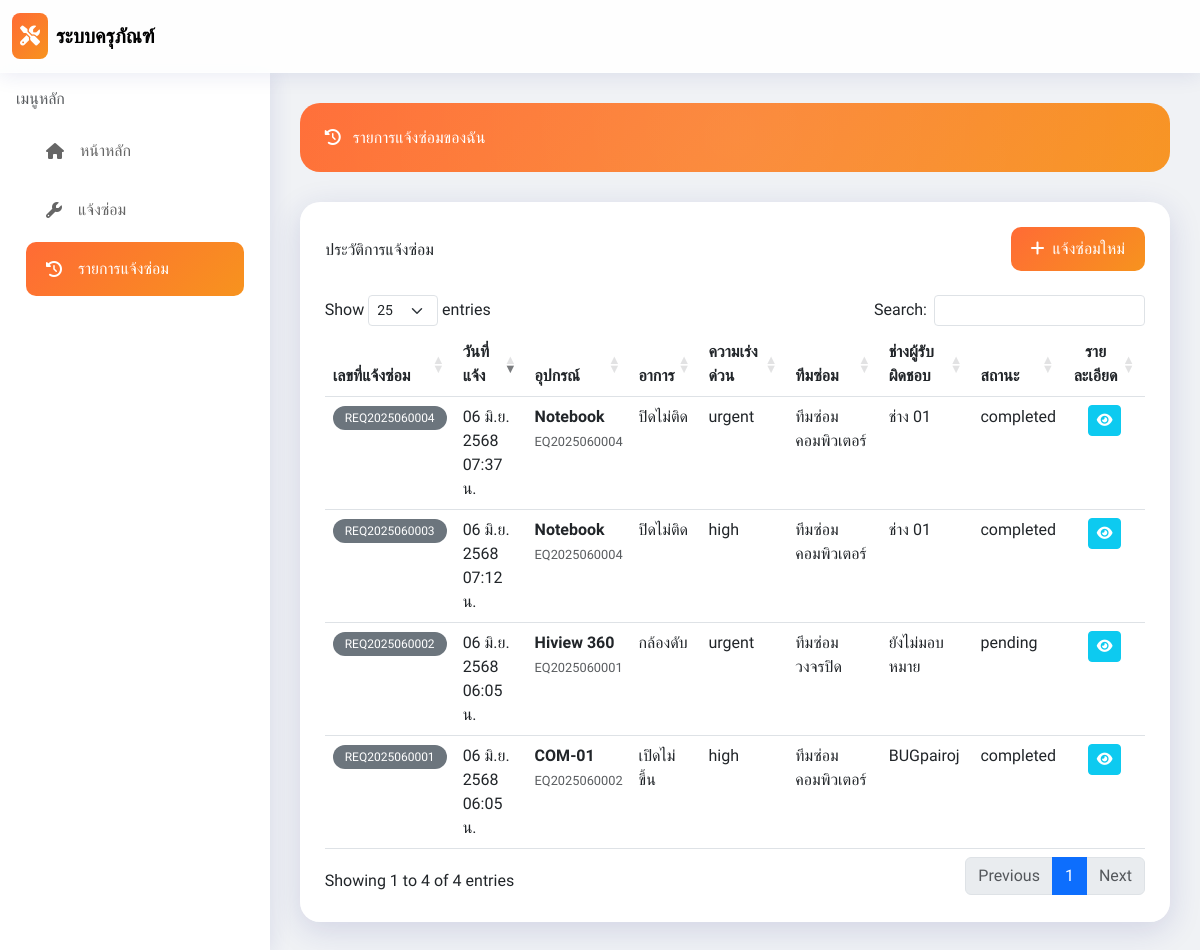
Screenshot of /my_repairs.php (signed in) with the database file from the repository.
### tables this page shows
CREATE TABLE `repair_requests` (
  `id` int(11) NOT NULL,
  `request_code` varchar(50) NOT NULL,
  `equipment_id` int(11) DEFAULT NULL,
  `user_id` int(11) DEFAULT NULL,
  `maintenance_team_id` int(11) DEFAULT NULL,
  `technician_id` int(11) DEFAULT NULL,
  `problem_description` text NOT NULL,
  `urgency` enum('low','medium','high','urgent') DEFAULT 'medium',
  `status` enum('pending','assigned','in_progress','completed','cancelled') DEFAULT 'pending',
  `repair_start_date` datetime DEFAULT NULL,
  `repair_end_date` datetime DEFAULT NULL,
  `solution` text DEFAULT NULL,
  `notes` text DEFAULT NULL,
  `created_at` timestamp NOT NULL DEFAULT current_timestamp(),
  `updated_at` timestamp NOT NULL DEFAULT current_timestamp() ON UPDATE current_timestamp()
);

CREATE TABLE `equipment` (
  `id` int(11) NOT NULL,
  `code` varchar(100) NOT NULL,
  `name` varchar(255) NOT NULL,
  `category_id` int(11) DEFAULT NULL,
  `department_id` int(11) DEFAULT NULL,
  `brand` varchar(255) DEFAULT NULL,
  `model` varchar(255) DEFAULT NULL,
  `serial_number` varchar(255) DEFAULT NULL,
  `purchase_date` date DEFAULT NULL,
  `warranty_expire` date DEFAULT NULL,
  `status` enum('normal','repairing','damaged','retired') DEFAULT 'normal',
  `location` varchar(255) DEFAULT NULL,
  `description` text DEFAULT NULL,
  `created_at` timestamp NOT NULL DEFAULT current_timestamp(),
  `updated_at` timestamp NOT NULL DEFAULT current_timestamp() ON UPDATE current_timestamp()
);

CREATE TABLE `maintenance_teams` (
  `id` int(11) NOT NULL,
  `name` varchar(255) NOT NULL,
  `description` text DEFAULT NULL,
  `created_at` timestamp NOT NULL DEFAULT current_timestamp(),
  `updated_at` timestamp NOT NULL DEFAULT current_timestamp() ON UPDATE current_timestamp()
);

CREATE TABLE `users` (
  `id` int(11) NOT NULL,
  `username` varchar(100) NOT NULL,
  `password` varchar(255) NOT NULL,
  `fullname` varchar(255) NOT NULL,
  `email` varchar(255) DEFAULT NULL,
  `phone` varchar(20) DEFAULT NULL,
  `role` enum('admin','user','technician') NOT NULL,
  `department_id` int(11) DEFAULT NULL,
  `maintenance_team_id` int(11) DEFAULT NULL,
  `is_active` tinyint(1) DEFAULT 1,
  `created_at` timestamp NOT NULL DEFAULT current_timestamp(),
  `updated_at` timestamp NOT NULL DEFAULT current_timestamp() ON UPDATE current_timestamp()
);

### config/database.php (called while the page is built, shortened)
<?php
function formatDateThai($date) {
    $thai_months = array(
        1 => 'ม.ค.', 2 => 'ก.พ.', 3 => 'มี.ค.', 4 => 'เม.ย.',
        5 => 'พ.ค.', 6 => 'มิ.ย.', 7 => 'ก.ค.', 8 => 'ส.ค.',
        9 => 'ก.ย.', 10 => 'ต.ค.', 11 => 'พ.ย.', 12 => 'ธ.ค.'
    );
    $timestamp = strtotime($date);
    $day = date('d', $timestamp);
    $month = (int)date('m', $timestamp);
    $year = date('Y', $timestamp) + 543;
    $time = date('H:i', $timestamp);
    if ($time == '00:00') {
        return $day . ' ' . $thai_months[$month] . ' ' . $year;
    } else {
        return $day . ' ' . $thai_months[$month] . ' ' . $year . ' ' . $time . ' น.';
    }
}
function getStatusBadge($status) {
    $badges = array(
        'normal' => '<span class="badge bg-success">ปกติ</span>',
        'repairing' => '<span class="badge bg-warning">กำลังซ่อม</span>',
        'damaged' => '<span class="badge bg-danger">ชำรุด</span>',
        'retired' => '<span class="badge bg-secondary">เลิกใช้งาน</span>',
        'pending' => '<span class="badge bg-info">รอดำเนินการ</span>',
        'assigned' => '<span class="badge bg-primary">มอบหมายแล้ว</span>',
        'in_progress' => '<span class="badge bg-warning">กำลังซ่อม</span>',
        'completed' => '<span class="badge bg-success">เสร็จสิ้น</span>',
        'cancelled' => '<span class="badge bg-danger">ยกเลิก</span>'
    );
    return isset($badges[$status]) ? $badges[$status] : $status;
}
function getUrgencyBadge($urgency) {
    $badges = array(
        'low' => '<span class="badge bg-success">ต่ำ</span>',
        'medium' => '<span class="badge bg-warning">ปานกลาง</span>',
        'high' => '<span class="badge bg-danger">สูง</span>',
        'urgent' => '<span class="badge bg-danger">เร่งด่วน</span>'
    );
    return isset($badges[$urgency]) ? $badges[$urgency] : $urgency;
}
?>

### my_repairs.php (the view, shortened to what this page needs)
<?php
require_once 'config/database.php';
$conn = connectDB();
$user_id = $_SESSION['user_id'];
$sql = "SELECT r.*, e.name as equipment_name, e.code as equipment_code,
        mt.name as team_name, t.fullname as technician_name
        FROM repair_requests r
        LEFT JOIN equipment e ON r.equipment_id = e.id
        LEFT JOIN maintenance_teams mt ON r.maintenance_team_id = mt.id
        LEFT JOIN users t ON r.technician_id = t.id
        WHERE r.user_id = $user_id
        ORDER BY r.created_at DESC";
$result = mysqli_query($conn, $sql);
?>
<!DOCTYPE html>
<html lang="th">
<head>
    <link href="https://cdn.jsdelivr.net/npm/bootstrap@5.3.0/dist/css/bootstrap.min.css" rel="stylesheet">
    <link rel="stylesheet" href="https://cdnjs.cloudflare.com/ajax/libs/font-awesome/6.4.0/css/all.min.css">
    <link rel="stylesheet" href="https://cdn.datatables.net/1.13.6/css/dataTables.bootstrap5.min.css">
    <script src="https://cdn.tailwindcss.com"></script>
</head>
<body>
    <nav class="navbar navbar-expand-lg navbar-glass sticky-top">
        <div class="container-fluid">
            <a class="navbar-brand d-flex align-items-center" href="index.php">
                <div class="gradient-bg text-white p-2 rounded-3 me-2">
                    <i class="fas fa-tools"></i>
                </div>
                <span class="fw-bold">ระบบครุภัณฑ์</span>
            </a>
        </div>
    </nav>
    <div class="d-flex">
        <div class="sidebar" style="width: 280px;">
            <div class="p-3">
                <h6 class="text-muted mb-3">เมนูหลัก</h6>
                <a href="index.php" class="sidebar-item">
                    <i class="fas fa-home me-3"></i> หน้าหลัก
                </a>
                <a href="repair_request.php" class="sidebar-item">
                    <i class="fas fa-wrench me-3"></i> แจ้งซ่อม
                </a>
                <a href="my_repairs.php" class="sidebar-item active">
                    <i class="fas fa-history me-3"></i> รายการแจ้งซ่อม
                </a>
            </div>
        </div>
        <div class="flex-grow-1 content-area">
            <div class="page-header">
                <h4 class="mb-0">
                    <i class="fas fa-history me-2"></i>
                    รายการแจ้งซ่อมของฉัน
                </h4>
            </div>
            <div class="glass-card p-4">
                <div class="d-flex justify-content-between align-items-center mb-4">
                    <h5 class="mb-0">ประวัติการแจ้งซ่อม</h5>
                    <a href="repair_request.php" class="btn btn-orange">
                        <i class="fas fa-plus me-2"></i>แจ้งซ่อมใหม่
                    </a>
                </div>
                <div class="table-responsive">
                    <table id="repairsTable" class="table table-hover">
                        <thead>
                            <tr>
                                <th>เลขที่แจ้งซ่อม</th>
                                <th>วันที่แจ้ง</th>
                                <th>อุปกรณ์</th>
                                <th>อาการ</th>
                                <th>ความเร่งด่วน</th>
                                <th>ทีมซ่อม</th>
                                <th>ช่างผู้รับผิดชอบ</th>
                                <th>สถานะ</th>
                                <th class="text-center">รายละเอียด</th>
                            </tr>
                        </thead>
                        <tbody>
                            <?php while ($row = mysqli_fetch_assoc($result)): ?>
                                <tr>
                                    <td>
                                        <span class="badge bg-secondary"><?php echo $row['request_code']; ?></span>
                                    </td>
                                    <td><?php echo formatDateThai($row['created_at']); ?></td>
                                    <td>
                                        <strong><?php echo $row['equipment_name']; ?></strong><br>
                                        <small class="text-muted"><?php echo $row['equipment_code']; ?></small>
                                    </td>
                                    <td>
                                        <?php
                                        $problem = $row['problem_description'];
                                        echo mb_strlen($problem) > 50 ? mb_substr($problem, 0, 50) . '...' : $problem;
                                        ?>
                                    </td>
                                    <td><?php echo getUrgencyBadge($row['urgency']); ?></td>
                                    <td><?php echo $row['team_name'] ?: '-'; ?></td>
                                    <td><?php echo $row['technician_name'] ?: 'ยังไม่มอบหมาย'; ?></td>
                                    <td><?php echo getStatusBadge($row['status']); ?></td>
                                    <td class="text-center">
                                        <button class="btn btn-sm btn-info text-white"
                                                onclick="viewDetail(<?php echo htmlspecialchars(json_encode($row)); ?>)">
                                            <i class="fas fa-eye"></i>
                                        </button>
                                    </td>
                                </tr>
                            <?php endwhile; ?>
                        </tbody>
                    </table>
                </div>
            </div>
        </div>
    </div>
</body>
</html>

### my_repairs.php (style rules this page uses)
body { font-family: 'Prompt', sans-serif; background: #f0f2f5; }
.gradient-bg { background: linear-gradient(135deg, #ff6b35 0%, #f7931e 100%); }
.glass-card { background: rgba(255, 255, 255, 0.95); backdrop-filter: blur(20px); -webkit-backdrop-filter: blur(20px); border-radius: 20px; border: 1px solid rgba(255, 255, 255, 0.3); box-shadow: 0 8px 32px 0 rgba(31, 38, 135, 0.15); }
.navbar-glass { background: rgba(255, 255, 255, 0.9); backdrop-filter: blur(20px); -webkit-backdrop-filter: blur(20px); border-bottom: 1px solid rgba(255, 255, 255, 0.3); box-shadow: 0 2px 20px 0 rgba(31, 38, 135, 0.1); }
.btn-orange { background: linear-gradient(135deg, #ff6b35 0%, #f7931e 100%); color: white; border: none; border-radius: 10px; padding: 10px 20px; transition: all 0.3s ease; }
.sidebar { background: rgba(255, 255, 255, 0.95); backdrop-filter: blur(20px); -webkit-backdrop-filter: blur(20px); box-shadow: 2px 0 20px 0 rgba(31, 38, 135, 0.1); min-height: calc(100vh - 70px); }
.sidebar-item { padding: 15px 20px; color: #666; text-decoration: none; display: flex; align-items: center; transition: all 0.3s ease; border-radius: 10px; margin: 5px 10px; }
.sidebar-item.active { background: linear-gradient(135deg, #ff6b35 0%, #f7931e 100%); color: white; }
.content-area { padding: 30px; }
.page-header { background: linear-gradient(135deg, #ff6b35 0%, #f7931e 100%); color: white; border-radius: 20px; padding: 25px; margin-bottom: 30px; position: relative; overflow: hidden; }
.page-header::before { content: ''; position: absolute; top: -50%; right: -50%; width: 200%; height: 200%; background: radial-gradient(circle, rgba(255, 255, 255, 0.1) 0%, transparent 70%); animation: pulse 3s ease-in-out infinite; }
.badge { padding: 6px 12px; font-weight: 500; border-radius: 20px; }

### rows the page displays
repair_requests: request_code "REQ2025060004", created_at "06 มิ.ย. 2568 07:37 น.", equipment.name "Notebook", equipment.code "EQ2025060004", problem_description "ปิดไม่ติด", urgency "urgent", maintenance_team.name "ทีมซ่อมคอมพิวเตอร์", technician.fullname "ช่าง 01", status "completed"
repair_requests: request_code "REQ2025060003", created_at "06 มิ.ย. 2568 07:12 น.", equipment.name "Notebook", equipment.code "EQ2025060004", problem_description "ปิดไม่ติด", urgency "high", maintenance_team.name "ทีมซ่อมคอมพิวเตอร์", technician.fullname "ช่าง 01", status "completed"
repair_requests: request_code "REQ2025060002", created_at "06 มิ.ย. 2568 06:05 น.", equipment.name "Hiview 360", equipment.code "EQ2025060001", problem_description "กล้องดับ", urgency "urgent", maintenance_team.name "ทีมซ่อมวงจรปิด", technician_name "ยังไม่มอบหมาย", status "pending"
repair_requests: request_code "REQ2025060001", created_at "06 มิ.ย. 2568 06:05 น.", equipment.name "COM-01", equipment.code "EQ2025060002", problem_description "เปิดไม่ขึ้น", urgency "high", maintenance_team.name "ทีมซ่อมคอมพิวเตอร์", technician.fullname "BUGpairoj", status "completed"
